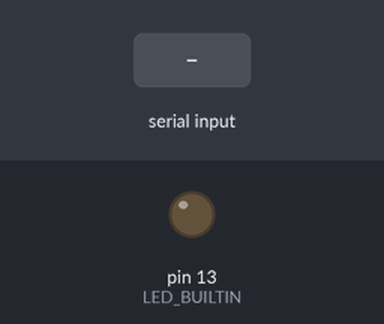
A sketch run on a simulated Arduino Uno, built with avr-gcc and run on an emulated ATmega328P. Shown: output pins drawn as LEDs (lit = HIGH). The inputs (shaded band) are chosen by the test bench.

Above: at 1.2 s.
1.3 s: "1" received over Serial
At 2.5 s:
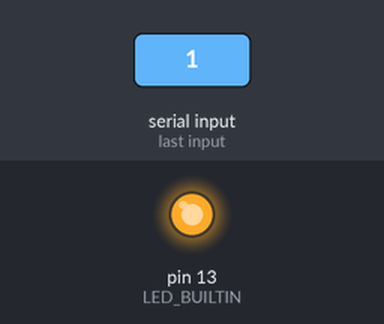
2.8 s: "0" received over Serial
At 3.6 s:
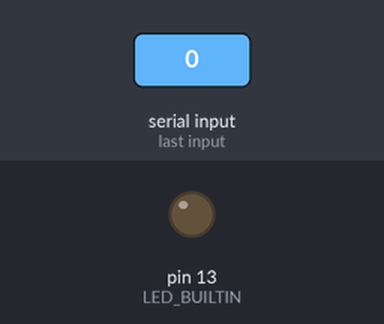
Timing chart, 0 to 5.8 s (numbered marks = the images above; inputs shaded):
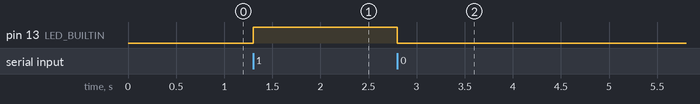

Measured:
- after the input at 1.3 s, pin 13 (LED_BUILTIN): LOW → HIGH at once
- after the input at 2.8 s, pin 13 (LED_BUILTIN): HIGH → LOW at once

The sketch:

power1.ino
```cpp
/*
 * Eteindre ou allumer la LED_BUILTIN d'un Arduino en fonction du message reçu
 * d'un navigateur web par l'intermédiaire de Node.js.

 */

void process(unsigned char inChar) {
  switch (inChar) {

     Serial.println(inChar);
    case '0':
      digitalWrite(LED_BUILTIN, LOW);
    //  Serial.println('0');
      break;
    case '1':
      digitalWrite(LED_BUILTIN, HIGH);
    //  Serial.println('1');
      break;
    default:
    ;
     // Serial.print("error");
  }
}

void setup() {
  pinMode(LED_BUILTIN, OUTPUT);
  Serial.begin(9600);
}

void loop() {
  while (Serial.available()) {
     unsigned char inChar = (unsigned char)Serial.read();
     process(inChar);
  }
}
```
